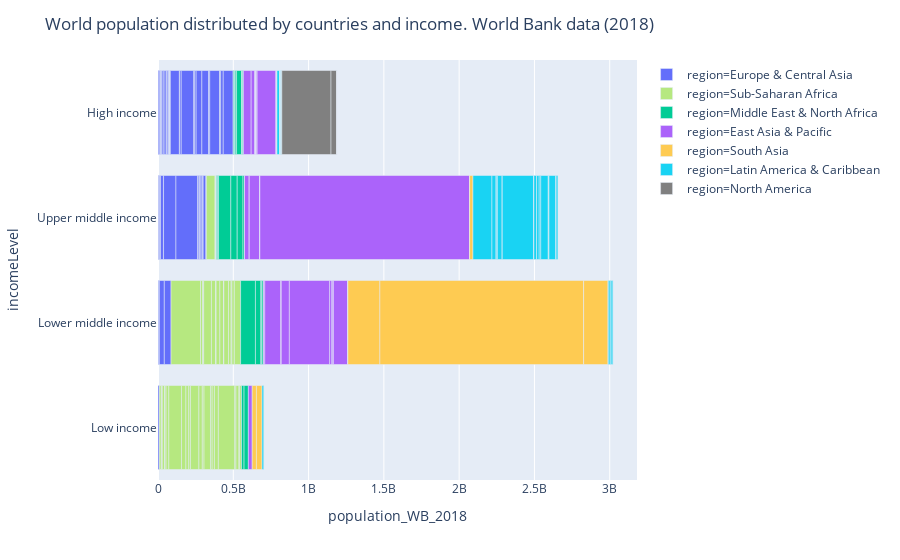

Source (notebook cell):
### Code cell
fig = go.Figure()

fig = px.bar(wb_countries_pop_comp.sort_values(by='NumIncome',ascending=True), y="incomeLevel", x="population_WB_2018", color="region", orientation="h", hover_name="name", 
             color_discrete_map={
                "Europe & Central Asia": "#636EFA",
                "Sub-Saharan Africa ": "#B6E880",
                "Middle East & North Africa": "#00CC96",
                "East Asia & Pacific": "#AB63FA",
                "South Asia": "#FECB52",
                'Latin America & Caribbean ':'#19D3F3',
             'North America':'grey'
             })

#'#636EFA', '#EF553B', '#00CC96', '#AB63FA', '#FFA15A', '#19D3F3', '#FF6692', '#B6E880', '#FF97FF', '#FECB52'
fig.update_layout(title_text='World population distributed by countries and income. World Bank data (2018)')

fig.show()
fig.write_html("PxBarPopulationIncomeCountriesWBDS.html")

### Figure 1 — Plotly figure (JSON) as saved in the notebook; plotly's stock layout.template omitted (floating-point values rounded to 4 significant figures)
{"data": [{"alignmentgroup": "True", "hoverlabel": {"namelength": 0}, "hovertemplate": "<b>%{hovertext}</b><br><br>region=Europe & Central Asia<br>population_WB_2018=%{x}<br>incomeLevel=%{y}", "hovertext": ["Tajikistan", "Moldova", "Kyrgyz Republic", "Uzbekistan", "Ukraine", "Kosovo", "North Macedonia", "Serbia", "Turkmenistan", "Romania", "Montenegro", "Turkey", "Russian Federation", "Georgia", "Belarus", "Bosnia and Herzegovina", "Bulgaria", "Azerbaijan", "Albania", "Kazakhstan", "Armenia", "Slovenia", "Sweden", "Slovak Republic", "Channel Islands", "San Marino", "Switzerland", "Andorra", "Austria", "Belgium", "Czech Republic", "Croatia", "Hungary", "Isle of Man", "Ireland", "Iceland", "Greenland", "Monaco", "Latvia", "Luxembourg", "Lithuania", "Italy", "Liechtenstein", "Cyprus", "Greece", "Germany", "Denmark", "Portugal", "Poland", "Spain", "Gibraltar", "Finland", "France", "Faroe Islands", "Norway", "Netherlands", "United Kingdom", "Estonia"], "legendgroup": "region=Europe & Central Asia", "marker": {"color": "#636EFA"}, "name": "region=Europe & Central Asia", "offsetgroup": "region=Europe & Central Asia", "orientation": "h", "showlegend": true, "textposition": "auto", "type": "bar", "x": [9100837, 2706049, 6322800, 32955400, 44622516, 1845300, 2082958, 6982604, 5850908, 19466145, 622227, 82319724, 144478050, 3726549, 9483499, 3323929, 7025037, 9939800, 2866376, 18272430, 2951776, 2073894, 10175214, 5446771, 170499, 33785, 8513227, 77006, 8840521, 11433256, 10629928, 4087843, 9775564, 84077, 4867309, 352721, 56025, 38682, 1927174, 607950, 2801543, 60421760, 37910, 1189265, 10731726, 82905782, 5793636, 10283822, 37974750, 46796540, 33718, 5515525, 66977107, 48497, 5311916, 17231624, 66460344, 1321977], "xaxis": "x", "y": ["Low income", "Lower middle income", "Lower middle income", "Lower middle income", "Lower middle income", "Upper middle income", "Upper middle income", "Upper middle income", "Upper middle income", "Upper middle income", "Upper middle income", "Upper middle income", "Upper middle income", "Upper middle income", "Upper middle income", "Upper middle income", "Upper middle income", "Upper middle income", "Upper middle income", "Upper middle income", "Upper middle income", "High income", "High income", "High income", "High income", "High income", "High income", "High income", "High income", "High income", "High income", "High income", "High income", "High income", "High income", "High income", "High income", "High income", "High income", "High income", "High income", "High income", "High income", "High income", "High income", "High income", "High income", "High income", "High income", "High income", "High income", "High income", "High income", "High income", "High income", "High income", "High income", "High income"], "yaxis": "y"}, {"alignmentgroup": "True", "hoverlabel": {"namelength": 0}, "hovertemplate": "<b>%{hovertext}</b><br><br>region=Sub-Saharan Africa <br>population_WB_2018=%{x}<br>incomeLevel=%{y}", "hovertext": ["Guinea", "Gambia, The", "Central African Republic", "Chad", "Guinea-Bissau", "Togo", "Malawi", "Congo, Dem. Rep.", "Mozambique", "Mali", "South Sudan", "Tanzania", "Niger", "Benin", "Uganda", "Burundi", "Somalia", "Madagascar", "Ethiopia", "Sierra Leone", "Burkina Faso", "Liberia", "Eritrea", "Rwanda", "Nigeria", "Zimbabwe", "Mauritania", "Lesotho", "Kenya", "Ghana", "Eswatini", "Sao Tome and Principe", "Cote d'Ivoire", "Cameroon", "Comoros", "Cabo Verde", "Angola", "Zambia", "Congo, Rep.", "Senegal", "Sudan", "South Africa", "Namibia", "Mauritius", "Equatorial Guinea", "Gabon", "Botswana", "Seychelles"], "legendgroup": "region=Sub-Saharan Africa ", "marker": {"color": "#B6E880"}, "name": "region=Sub-Saharan Africa ", "offsetgroup": "region=Sub-Saharan Africa ", "orientation": "h", "showlegend": true, "textposition": "auto", "type": "bar", "x": [12414318, 2280102, 4666377, 15477751, 1874309, 7889094, 18143315, 84068091, 29495962, 19077690, 10975920, 56318348, 22442948, 11485048, 42723139, 11175378, 15008154, 26262368, 109224559, 7650154, 19751535, 4818977, null, 12301939, 195874740, 14439018, 4403319, 2108132, 51393010, 29767108, 1136191, 211028, 25069229, 25216237, 832322, 543767, 30809762, 17351822, 5244363, 15854360, 41801533, 57779622, 2448255, 1265303, 1308974, 2119275, 2254126, 96762], "xaxis": "x", "y": ["Low income", "Low income", "Low income", "Low income", "Low income", "Low income", "Low income", "Low income", "Low income", "Low income", "Low income", "Low income", "Low income", "Low income", "Low income", "Low income", "Low income", "Low income", "Low income", "Low income", "Low income", "Low income", "Low income", "Low income", "Lower middle income", "Lower middle income", "Lower middle income", "Lower middle income", "Lower middle income", "Lower middle income", "Lower middle income", "Lower middle income", "Lower middle income", "Lower middle income", "Lower middle income", "Lower middle income", "Lower middle income", "Lower middle income", "Lower middle income", "Lower middle income", "Lower middle income", "Upper middle income", "Upper middle income", "Upper middle income", "Upper middle income", "Upper middle income", "Upper middle income", "High income"], "yaxis": "y"}, {"alignmentgroup": "True", "hoverlabel": {"namelength": 0}, "hovertemplate": "<b>%{hovertext}</b><br><br>region=Middle East & North Africa<br>population_WB_2018=%{x}<br>incomeLevel=%{y}", "hovertext": ["Syrian Arab Republic", "Yemen, Rep.", "Egypt, Arab Rep.", "Morocco", "West Bank and Gaza", "Tunisia", "Djibouti", "Libya", "Lebanon", "Iran, Islamic Rep.", "Algeria", "Iraq", "Jordan", "United Arab Emirates", "Bahrain", "Malta", "Israel", "Saudi Arabia", "Qatar", "Kuwait", "Oman"], "legendgroup": "region=Middle East & North Africa", "marker": {"color": "#00CC96"}, "name": "region=Middle East & North Africa", "offsetgroup": "region=Middle East & North Africa", "orientation": "h", "showlegend": true, "textposition": "auto", "type": "bar", "x": [16906283, 28498687, 98423595, 36029138, 4569087, 11565204, 958920, 6678567, 6848925, 81800269, 42228429, 38433600, 9956011, 9630959, 1569439, 484630, 8882800, 33699947, 2781677, 4137309, 4829483], "xaxis": "x", "y": ["Low income", "Low income", "Lower middle income", "Lower middle income", "Lower middle income", "Lower middle income", "Lower middle income", "Upper middle income", "Upper middle income", "Upper middle income", "Upper middle income", "Upper middle income", "Upper middle income", "High income", "High income", "High income", "High income", "High income", "High income", "High income", "High income"], "yaxis": "y"}, {"alignmentgroup": "True", "hoverlabel": {"namelength": 0}, "hovertemplate": "<b>%{hovertext}</b><br><br>region=East Asia & Pacific<br>population_WB_2018=%{x}<br>incomeLevel=%{y}", "hovertext": ["Korea, Dem. People’s Rep.", "Micronesia, Fed. Sts.", "Papua New Guinea", "Philippines", "Mongolia", "Myanmar", "Indonesia", "Cambodia", "Kiribati", "Lao PDR", "Timor-Leste", "Vietnam", "Vanuatu", "Solomon Islands", "Samoa", "Nauru", "Malaysia", "Marshall Islands", "Thailand", "Tonga", "Tuvalu", "Fiji", "China", "American Samoa", "Korea, Rep.", "Australia", "Taiwan, China", "Brunei Darussalam", "Singapore", "French Polynesia", "Northern Mariana Islands", "Guam", "Hong Kong SAR, China", "Macao SAR, China", "Japan", "New Caledonia", "Palau", "New Zealand"], "legendgroup": "region=East Asia & Pacific", "marker": {"color": "#AB63FA"}, "name": "region=East Asia & Pacific", "offsetgroup": "region=East Asia & Pacific", "orientation": "h", "showlegend": true, "textposition": "auto", "type": "bar", "x": [25549819, 112640, 8606316, 106651922, 3170208, 53708395, 267663435, 16249798, 115847, 7061507, 1267972, 95540395, 292680, 652858, 196130, 12704, 31528585, 58413, 69428524, 103197, 11508, 883483, 1392730000, 55465, 51606633, 24982688, null, 428962, 5638676, 277679, 56882, 165768, 7451000, 631636, 126529100, 284060, 17907, 4841000], "xaxis": "x", "y": ["Low income", "Lower middle income", "Lower middle income", "Lower middle income", "Lower middle income", "Lower middle income", "Lower middle income", "Lower middle income", "Lower middle income", "Lower middle income", "Lower middle income", "Lower middle income", "Lower middle income", "Lower middle income", "Upper middle income", "Upper middle income", "Upper middle income", "Upper middle income", "Upper middle income", "Upper middle income", "Upper middle income", "Upper middle income", "Upper middle income", "Upper middle income", "High income", "High income", "High income", "High income", "High income", "High income", "High income", "High income", "High income", "High income", "High income", "High income", "High income", "High income"], "yaxis": "y"}, {"alignmentgroup": "True", "hoverlabel": {"namelength": 0}, "hovertemplate": "<b>%{hovertext}</b><br><br>region=South Asia<br>population_WB_2018=%{x}<br>incomeLevel=%{y}", "hovertext": ["Nepal", "Afghanistan", "Pakistan", "India", "Bhutan", "Bangladesh", "Maldives", "Sri Lanka"], "legendgroup": "region=South Asia", "marker": {"color": "#FECB52"}, "name": "region=South Asia", "offsetgroup": "region=South Asia", "orientation": "h", "showlegend": true, "textposition": "auto", "type": "bar", "x": [28087871, 37172386, 212215030, 1352617328, 754394, 161356039, 515696, 21670000], "xaxis": "x", "y": ["Low income", "Low income", "Lower middle income", "Lower middle income", "Lower middle income", "Lower middle income", "Upper middle income", "Upper middle income"], "yaxis": "y"}, {"alignmentgroup": "True", "hoverlabel": {"namelength": 0}, "hovertemplate": "<b>%{hovertext}</b><br><br>region=Latin America & Caribbean <br>population_WB_2018=%{x}<br>incomeLevel=%{y}", "hovertext": ["Haiti", "Nicaragua", "Honduras", "Bolivia", "El Salvador", "Mexico", "Venezuela, RB", "St. Lucia", "St. Vincent and the Grenadines", "Paraguay", "Peru", "Suriname", "Brazil", "Belize", "Grenada", "Guatemala", "Guyana", "Ecuador", "Dominican Republic", "Colombia", "Costa Rica", "Dominica", "Argentina", "Jamaica", "Cuba", "Sint Maarten (Dutch part)", "Curacao", "Chile", "Turks and Caicos Islands", "Virgin Islands (U.S.)", "British Virgin Islands", "Antigua and Barbuda", "Uruguay", "Bahamas, The", "Trinidad and Tobago", "Cayman Islands", "Barbados", "St. Martin (French part)", "St. Kitts and Nevis", "Puerto Rico", "Panama", "Aruba"], "legendgroup": "region=Latin America & Caribbean ", "marker": {"color": "#19D3F3"}, "name": "region=Latin America & Caribbean ", "offsetgroup": "region=Latin America & Caribbean ", "orientation": "h", "showlegend": true, "textposition": "auto", "type": "bar", "x": [11123176, 6465513, 9587522, 11353142, 6420744, 126190788, 28870195, 181889, 110210, 6956071, 31989256, 575991, 209469333, 383071, 111454, 17247807, 779004, 17084357, 10627165, 49648685, 4999441, 71625, 44494502, 2934855, 11338138, 40654, 159800, 18729160, 37665, 106977, 29802, 96286, 3449299, 385640, 1389858, 64174, 286641, 37264, 52441, 3195153, 4176873, 105845], "xaxis": "x", "y": ["Low income", "Lower middle income", "Lower middle income", "Lower middle income", "Lower middle income", "Upper middle income", "Upper middle income", "Upper middle income", "Upper middle income", "Upper middle income", "Upper middle income", "Upper middle income", "Upper middle income", "Upper middle income", "Upper middle income", "Upper middle income", "Upper middle income", "Upper middle income", "Upper middle income", "Upper middle income", "Upper middle income", "Upper middle income", "Upper middle income", "Upper middle income", "Upper middle income", "High income", "High income", "High income", "High income", "High income", "High income", "High income", "High income", "High income", "High income", "High income", "High income", "High income", "High income", "High income", "High income", "High income"], "yaxis": "y"}, {"alignmentgroup": "True", "hoverlabel": {"namelength": 0}, "hovertemplate": "<b>%{hovertext}</b><br><br>region=North America<br>population_WB_2018=%{x}<br>incomeLevel=%{y}", "hovertext": ["United States", "Canada", "Bermuda"], "legendgroup": "region=North America", "marker": {"color": "grey"}, "name": "region=North America", "offsetgroup": "region=North America", "orientation": "h", "showlegend": true, "textposition": "auto", "type": "bar", "x": [326687501, 37057765, 63973], "xaxis": "x", "y": ["High income", "High income", "High income"], "yaxis": "y"}], "layout": {"barmode": "relative", "legend": {"tracegroupgap": 0}, "margin": {"t": 60}, "title": {"text": "World population distributed by countries and income. World Bank data (2018)"}, "xaxis": {"anchor": "y", "domain": [0, 1], "title": {"text": "population_WB_2018"}}, "yaxis": {"anchor": "x", "domain": [0, 1], "title": {"text": "incomeLevel"}}}}
